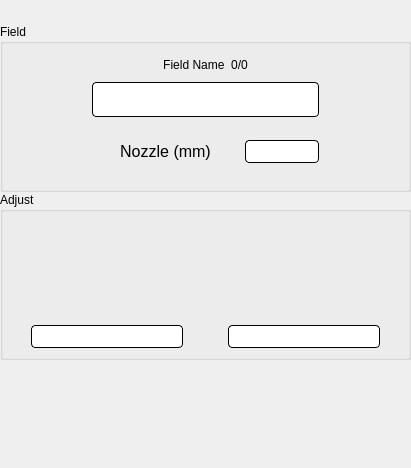
<?xml version="1.0" encoding="UTF-8"?>
<ui version="4.0">
 <class>WidgetBordo</class>
 <widget class="QWidget" name="WidgetBordo">
  <property name="geometry">
   <rect>
    <x>0</x>
    <y>0</y>
    <width>411</width>
    <height>468</height>
   </rect>
  </property>
  <property name="windowTitle">
   <string>Form</string>
  </property>
  <layout class="QGridLayout" name="gridLayout" rowstretch="40,40,3,17" columnstretch="0">
   <property name="sizeConstraint">
    <enum>QLayout::SetDefaultConstraint</enum>
   </property>
   <property name="leftMargin">
    <number>0</number>
   </property>
   <property name="topMargin">
    <number>24</number>
   </property>
   <property name="rightMargin">
    <number>0</number>
   </property>
   <property name="bottomMargin">
    <number>24</number>
   </property>
   <property name="spacing">
    <number>0</number>
   </property>
   <item row="1" column="0">
    <widget class="QGroupBox" name="groupBox_Adjust">
     <property name="title">
      <string>Adjust</string>
     </property>
     <layout class="QGridLayout" name="gridLayout_3" rowstretch="85,16" columnstretch="5,40,10,40,5">
      <item row="0" column="0">
       <spacer name="horizontalSpacer_14">
        <property name="orientation">
         <enum>Qt::Horizontal</enum>
        </property>
        <property name="sizeHint" stdset="0">
         <size>
          <width>40</width>
          <height>20</height>
         </size>
        </property>
       </spacer>
      </item>
      <item row="0" column="1">
       <widget class="QLabel" name="label_DrawWind">
        <property name="sizePolicy">
         <sizepolicy hsizetype="Expanding" vsizetype="Expanding">
          <horstretch>0</horstretch>
          <verstretch>0</verstretch>
         </sizepolicy>
        </property>
        <property name="focusPolicy">
         <enum>Qt::StrongFocus</enum>
        </property>
        <property name="text">
         <string/>
        </property>
       </widget>
      </item>
      <item row="0" column="2">
       <spacer name="horizontalSpacer">
        <property name="orientation">
         <enum>Qt::Horizontal</enum>
        </property>
        <property name="sizeHint" stdset="0">
         <size>
          <width>40</width>
          <height>20</height>
         </size>
        </property>
       </spacer>
      </item>
      <item row="0" column="3">
       <widget class="QLabel" name="label_DrawDeltaAng">
        <property name="sizePolicy">
         <sizepolicy hsizetype="Expanding" vsizetype="Expanding">
          <horstretch>0</horstretch>
          <verstretch>0</verstretch>
         </sizepolicy>
        </property>
        <property name="text">
         <string/>
        </property>
       </widget>
      </item>
      <item row="0" column="4">
       <spacer name="horizontalSpacer_9">
        <property name="orientation">
         <enum>Qt::Horizontal</enum>
        </property>
        <property name="sizeHint" stdset="0">
         <size>
          <width>40</width>
          <height>20</height>
         </size>
        </property>
       </spacer>
      </item>
      <item row="1" column="1">
       <widget class="QLineEdit" name="lineEdit_OffsetM">
        <property name="sizePolicy">
         <sizepolicy hsizetype="Expanding" vsizetype="Expanding">
          <horstretch>0</horstretch>
          <verstretch>0</verstretch>
         </sizepolicy>
        </property>
        <property name="font">
         <font>
          <pointsize>12</pointsize>
         </font>
        </property>
        <property name="styleSheet">
         <string notr="true">QLineEdit{
border-width: 1px;
border-style: solid; 
border-radius: 4px; 
border-color: rgb(0, 0, 0);
}</string>
        </property>
        <property name="alignment">
         <set>Qt::AlignCenter</set>
        </property>
        <property name="readOnly">
         <bool>true</bool>
        </property>
       </widget>
      </item>
      <item row="1" column="3">
       <widget class="QLineEdit" name="lineEdit_DeltaAng">
        <property name="sizePolicy">
         <sizepolicy hsizetype="Expanding" vsizetype="Expanding">
          <horstretch>0</horstretch>
          <verstretch>0</verstretch>
         </sizepolicy>
        </property>
        <property name="font">
         <font>
          <pointsize>12</pointsize>
         </font>
        </property>
        <property name="styleSheet">
         <string notr="true">QLineEdit{
border-width: 1px;
border-style: solid; 
border-radius: 4px; 
border-color: rgb(0, 0, 0);
}</string>
        </property>
        <property name="alignment">
         <set>Qt::AlignCenter</set>
        </property>
        <property name="readOnly">
         <bool>true</bool>
        </property>
       </widget>
      </item>
     </layout>
    </widget>
   </item>
   <item row="0" column="0">
    <widget class="QGroupBox" name="groupBox_Field">
     <property name="title">
      <string>Field</string>
     </property>
     <layout class="QGridLayout" name="gridLayout_2" rowstretch="20,30,15,20,15" columnstretch="2,15,3,40,20,3,15,2">
      <item row="0" column="6" rowspan="2">
       <widget class="QPushButton" name="pushButton_Erase">
        <property name="sizePolicy">
         <sizepolicy hsizetype="Expanding" vsizetype="Expanding">
          <horstretch>0</horstretch>
          <verstretch>0</verstretch>
         </sizepolicy>
        </property>
        <property name="styleSheet">
         <string notr="true">QPushButton{
border-width: 0px;
border-style: solid; 
border-color: rgb(0, 0, 0);
outline: none;
}</string>
        </property>
        <property name="text">
         <string/>
        </property>
        <property name="icon">
         <iconset resource="resources.qrc">
          <normaloff>:/Resources/delete.png</normaloff>:/Resources/delete.png</iconset>
        </property>
        <property name="iconSize">
         <size>
          <width>32</width>
          <height>32</height>
         </size>
        </property>
       </widget>
      </item>
      <item row="0" column="0">
       <spacer name="horizontalSpacer_4">
        <property name="orientation">
         <enum>Qt::Horizontal</enum>
        </property>
        <property name="sizeHint" stdset="0">
         <size>
          <width>40</width>
          <height>20</height>
         </size>
        </property>
       </spacer>
      </item>
      <item row="0" column="5">
       <spacer name="horizontalSpacer_6">
        <property name="orientation">
         <enum>Qt::Horizontal</enum>
        </property>
        <property name="sizeHint" stdset="0">
         <size>
          <width>40</width>
          <height>20</height>
         </size>
        </property>
       </spacer>
      </item>
      <item row="0" column="1" rowspan="2">
       <widget class="QPushButton" name="pushButton_Import">
        <property name="sizePolicy">
         <sizepolicy hsizetype="Expanding" vsizetype="Expanding">
          <horstretch>0</horstretch>
          <verstretch>0</verstretch>
         </sizepolicy>
        </property>
        <property name="styleSheet">
         <string notr="true">QPushButton{
border-width: 0px;
border-style: solid; 
border-color: rgb(0, 0, 0);
outline: none;
}</string>
        </property>
        <property name="text">
         <string/>
        </property>
        <property name="icon">
         <iconset resource="resources.qrc">
          <normaloff>:/Resources/import.png</normaloff>:/Resources/import.png</iconset>
        </property>
        <property name="iconSize">
         <size>
          <width>32</width>
          <height>32</height>
         </size>
        </property>
       </widget>
      </item>
      <item row="2" column="4">
       <spacer name="verticalSpacer_2">
        <property name="orientation">
         <enum>Qt::Vertical</enum>
        </property>
        <property name="sizeHint" stdset="0">
         <size>
          <width>20</width>
          <height>40</height>
         </size>
        </property>
       </spacer>
      </item>
      <item row="1" column="3" colspan="2">
       <widget class="QLineEdit" name="lineEdit_Field">
        <property name="sizePolicy">
         <sizepolicy hsizetype="Expanding" vsizetype="Expanding">
          <horstretch>0</horstretch>
          <verstretch>0</verstretch>
         </sizepolicy>
        </property>
        <property name="focusPolicy">
         <enum>Qt::StrongFocus</enum>
        </property>
        <property name="styleSheet">
         <string notr="true">QLineEdit{
border-width: 1px;
border-style: solid; 
border-radius: 4px; 
border-color: rgb(0, 0, 0);
}</string>
        </property>
        <property name="alignment">
         <set>Qt::AlignCenter</set>
        </property>
        <property name="readOnly">
         <bool>true</bool>
        </property>
       </widget>
      </item>
      <item row="3" column="3">
       <widget class="QLabel" name="label_Boccaglio">
        <property name="sizePolicy">
         <sizepolicy hsizetype="Expanding" vsizetype="Expanding">
          <horstretch>0</horstretch>
          <verstretch>0</verstretch>
         </sizepolicy>
        </property>
        <property name="font">
         <font>
          <pointsize>12</pointsize>
         </font>
        </property>
        <property name="text">
         <string>Nozzle (mm)</string>
        </property>
        <property name="alignment">
         <set>Qt::AlignCenter</set>
        </property>
       </widget>
      </item>
      <item row="3" column="4">
       <widget class="QLineEdit" name="lineEdit_Boccaglio">
        <property name="sizePolicy">
         <sizepolicy hsizetype="Expanding" vsizetype="Expanding">
          <horstretch>0</horstretch>
          <verstretch>0</verstretch>
         </sizepolicy>
        </property>
        <property name="font">
         <font>
          <pointsize>12</pointsize>
         </font>
        </property>
        <property name="styleSheet">
         <string notr="true">QLineEdit{
border-width: 1px;
border-style: solid; 
border-radius: 4px; 
border-color: rgb(0, 0, 0);
}</string>
        </property>
        <property name="alignment">
         <set>Qt::AlignCenter</set>
        </property>
        <property name="readOnly">
         <bool>true</bool>
        </property>
       </widget>
      </item>
      <item row="0" column="2">
       <spacer name="horizontalSpacer_5">
        <property name="orientation">
         <enum>Qt::Horizontal</enum>
        </property>
        <property name="sizeHint" stdset="0">
         <size>
          <width>40</width>
          <height>20</height>
         </size>
        </property>
       </spacer>
      </item>
      <item row="4" column="4">
       <spacer name="verticalSpacer_3">
        <property name="orientation">
         <enum>Qt::Vertical</enum>
        </property>
        <property name="sizeHint" stdset="0">
         <size>
          <width>20</width>
          <height>40</height>
         </size>
        </property>
       </spacer>
      </item>
      <item row="0" column="3" colspan="2">
       <widget class="QLabel" name="label_Field">
        <property name="sizePolicy">
         <sizepolicy hsizetype="Expanding" vsizetype="Expanding">
          <horstretch>0</horstretch>
          <verstretch>0</verstretch>
         </sizepolicy>
        </property>
        <property name="text">
         <string>Field Name  0/0</string>
        </property>
        <property name="alignment">
         <set>Qt::AlignCenter</set>
        </property>
       </widget>
      </item>
      <item row="0" column="7">
       <spacer name="horizontalSpacer_7">
        <property name="orientation">
         <enum>Qt::Horizontal</enum>
        </property>
        <property name="sizeHint" stdset="0">
         <size>
          <width>40</width>
          <height>20</height>
         </size>
        </property>
       </spacer>
      </item>
     </layout>
    </widget>
   </item>
   <item row="3" column="0">
    <widget class="QFrame" name="frame_Puls">
     <property name="frameShape">
      <enum>QFrame::NoFrame</enum>
     </property>
     <property name="frameShadow">
      <enum>QFrame::Raised</enum>
     </property>
     <layout class="QHBoxLayout" name="horizontalLayout" stretch="2,30,3,30,3,30,2">
      <item>
       <spacer name="horizontalSpacer_10">
        <property name="orientation">
         <enum>Qt::Horizontal</enum>
        </property>
        <property name="sizeHint" stdset="0">
         <size>
          <width>40</width>
          <height>20</height>
         </size>
        </property>
       </spacer>
      </item>
      <item>
       <widget class="QPushButton" name="pushButton_Meno">
        <property name="sizePolicy">
         <sizepolicy hsizetype="Expanding" vsizetype="Expanding">
          <horstretch>0</horstretch>
          <verstretch>0</verstretch>
         </sizepolicy>
        </property>
        <property name="focusPolicy">
         <enum>Qt::NoFocus</enum>
        </property>
        <property name="styleSheet">
         <string notr="true">QPushButton{
border-width: 0px;
border-style: solid; 
border-color: rgb(0, 0, 0);
outline: none;
}
</string>
        </property>
        <property name="text">
         <string/>
        </property>
        <property name="icon">
         <iconset resource="resources.qrc">
          <normaloff>:/Resources/minus.png</normaloff>:/Resources/minus.png</iconset>
        </property>
        <property name="iconSize">
         <size>
          <width>32</width>
          <height>32</height>
         </size>
        </property>
        <property name="autoRepeat">
         <bool>true</bool>
        </property>
        <property name="autoRepeatDelay">
         <number>300</number>
        </property>
        <property name="autoRepeatInterval">
         <number>100</number>
        </property>
       </widget>
      </item>
      <item>
       <spacer name="horizontalSpacer_12">
        <property name="orientation">
         <enum>Qt::Horizontal</enum>
        </property>
        <property name="sizeHint" stdset="0">
         <size>
          <width>40</width>
          <height>20</height>
         </size>
        </property>
       </spacer>
      </item>
      <item>
       <widget class="QPushButton" name="pushButton_Update">
        <property name="sizePolicy">
         <sizepolicy hsizetype="Expanding" vsizetype="Expanding">
          <horstretch>0</horstretch>
          <verstretch>0</verstretch>
         </sizepolicy>
        </property>
        <property name="focusPolicy">
         <enum>Qt::ClickFocus</enum>
        </property>
        <property name="styleSheet">
         <string notr="true">QPushButton{
border-width: 0px;
border-style: solid; 
border-color: rgb(0, 0, 0);
outline: none;
}
</string>
        </property>
        <property name="text">
         <string/>
        </property>
        <property name="icon">
         <iconset resource="resources.qrc">
          <normaloff>:/Resources/Refresh.png</normaloff>:/Resources/Refresh.png</iconset>
        </property>
        <property name="iconSize">
         <size>
          <width>32</width>
          <height>32</height>
         </size>
        </property>
       </widget>
      </item>
      <item>
       <spacer name="horizontalSpacer_13">
        <property name="orientation">
         <enum>Qt::Horizontal</enum>
        </property>
        <property name="sizeHint" stdset="0">
         <size>
          <width>40</width>
          <height>20</height>
         </size>
        </property>
       </spacer>
      </item>
      <item>
       <widget class="QPushButton" name="pushButton_Piu">
        <property name="sizePolicy">
         <sizepolicy hsizetype="Expanding" vsizetype="Expanding">
          <horstretch>0</horstretch>
          <verstretch>0</verstretch>
         </sizepolicy>
        </property>
        <property name="focusPolicy">
         <enum>Qt::NoFocus</enum>
        </property>
        <property name="styleSheet">
         <string notr="true">QPushButton{
border-width: 0px;
border-style: solid; 
border-color: rgb(0, 0, 0);
outline: none;
}
</string>
        </property>
        <property name="text">
         <string/>
        </property>
        <property name="icon">
         <iconset resource="resources.qrc">
          <normaloff>:/Resources/plus.png</normaloff>:/Resources/plus.png</iconset>
        </property>
        <property name="iconSize">
         <size>
          <width>32</width>
          <height>32</height>
         </size>
        </property>
        <property name="autoRepeat">
         <bool>true</bool>
        </property>
        <property name="autoRepeatInterval">
         <number>100</number>
        </property>
       </widget>
      </item>
      <item>
       <spacer name="horizontalSpacer_11">
        <property name="orientation">
         <enum>Qt::Horizontal</enum>
        </property>
        <property name="sizeHint" stdset="0">
         <size>
          <width>40</width>
          <height>20</height>
         </size>
        </property>
       </spacer>
      </item>
     </layout>
    </widget>
   </item>
   <item row="2" column="0">
    <spacer name="verticalSpacer">
     <property name="orientation">
      <enum>Qt::Vertical</enum>
     </property>
     <property name="sizeHint" stdset="0">
      <size>
       <width>20</width>
       <height>40</height>
      </size>
     </property>
    </spacer>
   </item>
  </layout>
 </widget>
 <resources>
  <include location="resources.qrc"/>
 </resources>
 <connections/>
</ui>
